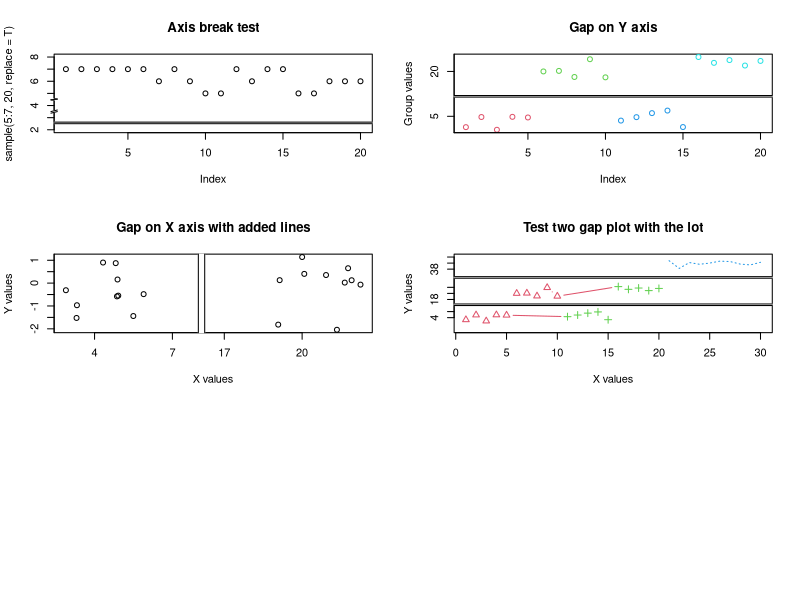

This chart was generated by the following R code:
#break_axis 坐标轴打断的图怎么画？
#http://www.dataguru.cn/article-4827-1.html
# to do

#R当中的坐标中断一般都使用plotrix库中的axis.break(), 
#gap.plot(), gap.barplot(), gap.boxplot()等几个函数来实现，例：

#install.packages("plotrix")
library(plotrix)
opar=par(mfrow=c(3,2)) #3行2列
plot(sample(5:7,20,replace=T),main="Axis break test",ylim=c(2,8))
axis.break(axis=2,breakpos=2.5,style="gap")
axis.break(axis=2,breakpos=3.5,style="slash")
axis.break(axis=2,breakpos=4.5,style="zigzag")
#fig2
twogrp<-c(rnorm(5)+4,rnorm(5)+20,rnorm(5)+5,rnorm(5)+22)
gpcol<-c(2,2,2,2,2,3,3,3,3,3,4,4,4,4,4,5,5,5,5,5)
gap.plot(twogrp,gap=c(8,16),xlab="Index",ylab="Group values",
         main="Gap on Y axis",col=gpcol)
gap.plot(twogrp,rnorm(20),gap=c(8,16),gap.axis="x",xlab="X values",
         xtics=c(4,7,17,20),ylab="Y values",main="Gap on X axis with added lines")
gap.plot(twogrp,gap=c(8,16,25,35),
         xlab="X values",ylab="Y values",xlim=c(1,30),ylim=c(0,42),
         main="Test two gap plot with the lot",xtics=seq(0,30,by=5),
         ytics=c(4,6,18,20,22,38,40,42),
         lty=c(rep(1,10),rep(2,10)),
         pch=c(rep(2,10),rep(3,10)),
         col=c(rep(2,10),rep(3,10)),
         type="b")
#?为什么报警告？

#fig3
gap.plot(21:30,rnorm(10)+40,gap=c(8,16,25,35),add=TRUE,
         lty=rep(3,10),col=rep(4,10),type="l")
